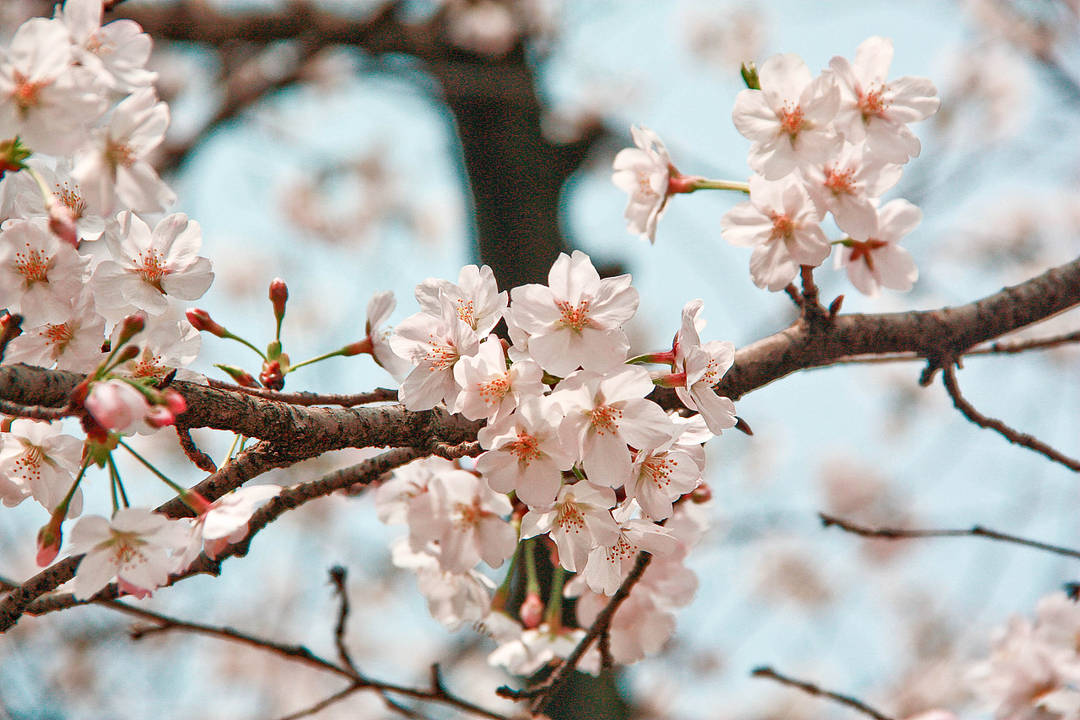
#> input picture resources/images/background.png, 1080 x 720 px
$ python '022-图像的融合.py'
#> lines starting #> are read from the running program, lines starting #| are printed output that depends on the picture
# 图像的融合
# addWeighted(imageA, alpha权重,imageB, bate, gamma静态权重)
# 注意 图像大小必须一致

# 实例
import cv2 as cv
import numpy as np

background = cv.imread('../resources/images/background.png')
#> background is the input picture: shape (720, 1080, 3); mean B, G, R 168.5, 173.5, 179
dog = cv.imread('../resources/images/dog.png')
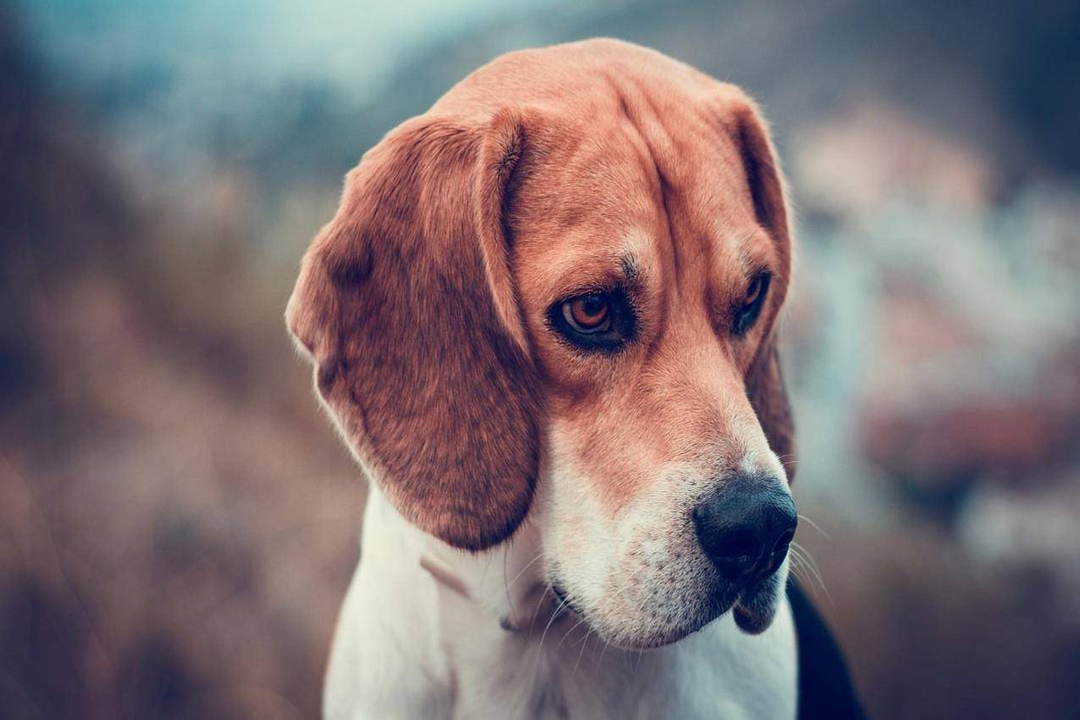
#> input picture resources/images/dog.png, 1080 x 720 px
#> dog is the input picture: shape (720, 1080, 3); mean B, G, R 116.3, 112.5, 125.3

result = cv.addWeighted(background, 0.3, dog, 0.7, 0)
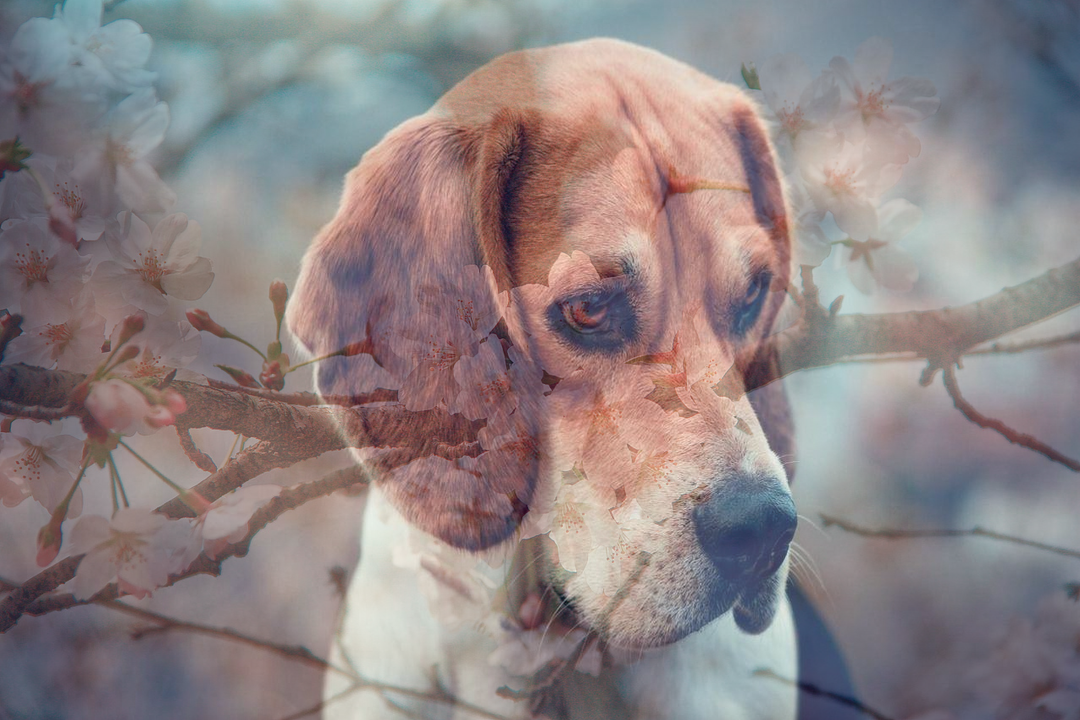
#> result: shape (720, 1080, 3); mean B, G, R 131.9, 130.8, 141.5
cv.imshow('result', result)
if cv.waitKey(0) & 0xFF == ord('q'):
#> (key q is pressed here)
    cv.destroyWindow('result')
